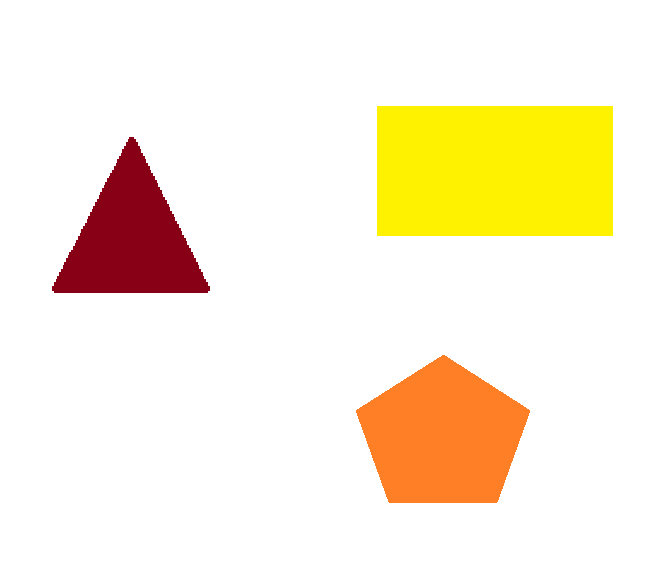
#> input picture data/images/shapes2.png, 672 x 562 px
$ jupyter execute Area_moments.ipynb
#> lines starting #> are read from the running program, lines starting #| are printed output that depends on the picture; after the words box and inside, x2 and y2 are one past the last pixel; in counts of white or black regions, pixels touching at a corner belong together
[cell 1]
import numpy as np
import cv2
import matplotlib.pyplot as plt

[cell 2]
img = cv2.imread('../data/images/shapes2.png')
#> img is the input picture: shape (562, 672, 3); mean B, G, R 215.9, 239, 250.9

# Grayscale our image
gray = cv2.cvtColor(img,cv2.COLOR_BGR2GRAY)

# Binarize image
_, binary_image = cv2.threshold(gray, 245, 255, cv2.THRESH_BINARY_INV)
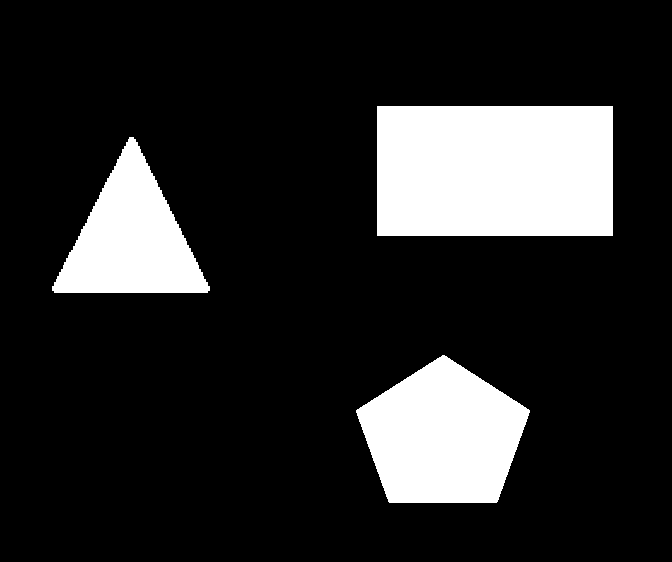
#> binary_image: shape (562, 672); 16.4% white; 3 white regions

# Find contours
contours, hierarchy = cv2.findContours(binary_image, cv2.RETR_EXTERNAL, cv2.CHAIN_APPROX_NONE)
#> contours = 3 contours; box (x1, y1, x2, y2) and area: (377, 106, 613, 236) 30315, (356, 355, 530, 503) 17775, (52, 137, 210, 293) 12794

for c in contours:
    M = cv2.moments(c)
    cx = int(M['m10'] / M['m00'])
    cy = int(M['m01'] / M['m00'])
    cv2.circle(img, (cx, cy), 5, (255,0,0), -1)
#> this loop made 3 passes
#> (cx, cy) on passes 1 to 3: (442, 435), (130, 239), (494, 170)
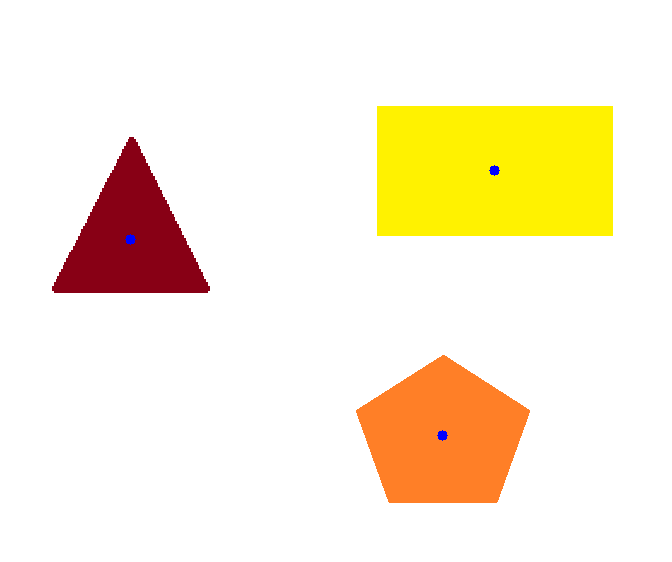
#> img: shape (562, 672, 3); 0.06% of pixels changed, all inside (x1, y1, x2, y2) = (125, 165, 500, 441)

plt.imshow(img[...,::-1])

[cell 3]
def get_contour_areas(contours):
    """returns the areas of all contours as list"""
    all_areas = []
    for cnt in contours:
        area = cv2.contourArea(cnt)
        all_areas.append(area)
    return all_areas


# Load our image
image = cv2.imread('../data/images/shapes2.png')

# Grayscale our image
gray = cv2.cvtColor(image,cv2.COLOR_BGR2GRAY)

# Binarize image
_, binary_image = cv2.threshold(gray, 245, 255, cv2.THRESH_BINARY_INV)

# Find contours and print how many were found
contours, hierarchy = cv2.findContours(binary_image, cv2.RETR_EXTERNAL, cv2.CHAIN_APPROX_NONE)

# Sort contours large to small by area
sorted_contours = sorted(contours, key=cv2.contourArea, reverse=True)
#> sorted_contours has the same summary as contours

print("Sorted contor Areas")
print(get_contour_areas(sorted_contours))
#> the loop in get_contour_areas, `for cnt in contours:` made 3 passes
#> area on passes 1 to 3: 30315, 17775, 12794.5
#> after the loop in get_contour_areas, `for cnt in contours:`: all_areas = [30315, 17775, 12794.5]
#| [30315.0, 17775.0, 12794.5]

# Iterate over our contours and draw one at a time
for (i,c) in enumerate(sorted_contours):
    M = cv2.moments(c)
    cx = int(M['m10'] / M['m00'])
    cy = int(M['m01'] / M['m00'])
    cv2.putText(image, str(i+1), (cx, cy), cv2.FONT_HERSHEY_SIMPLEX, 2, (0, 255, 0), 3)
    cv2.drawContours(image, [c], -1, (255,0,0), 3)
#> this loop made 3 passes
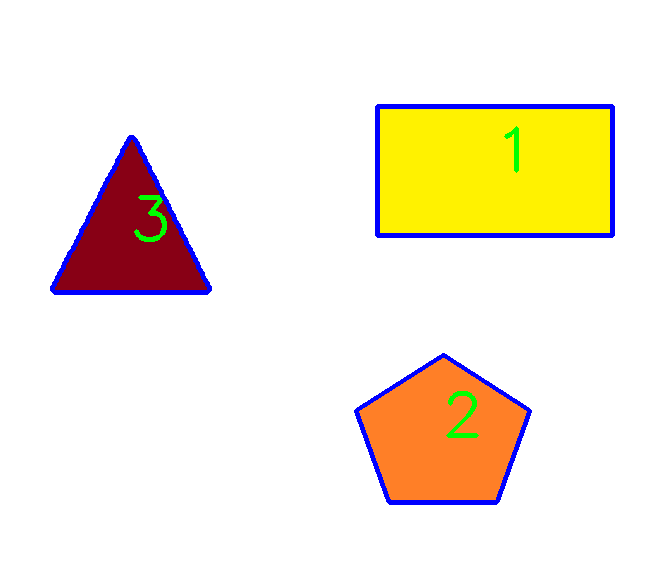
#> image: shape (562, 672, 3); 2.56% of pixels changed, all inside (x1, y1, x2, y2) = (50, 104, 615, 505)

plt.imshow(image[...,::-1])

[cell 4]
import cv2
import numpy as np

# Function we'll use to display contour area

def get_contour_areas(contours):
    """returns the areas of all contours as list"""
    all_areas = []
    for cnt in contours:
        area = cv2.contourArea(cnt)
        all_areas.append(area)
    return all_areas

# Load our image
input_image = cv2.imread('../data/images/balloon.png')
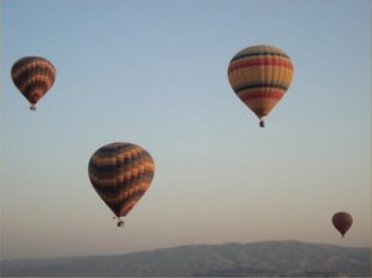
#> input picture data/images/balloon.png, 372 x 278 px
#> input_image is the input picture: shape (278, 372, 3); mean B, G, R 157, 154.6, 149.1

# convert image to grayscale
gray_image = cv2.cvtColor(input_image, cv2.COLOR_BGR2GRAY)
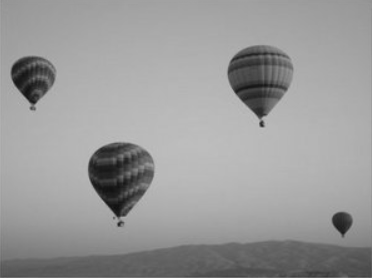
#> gray_image: shape (278, 372); min 14, max 191, mean 153.2

# invert black and white
_, binary_image = cv2.threshold(gray_image,127,255,cv2.THRESH_BINARY_INV)
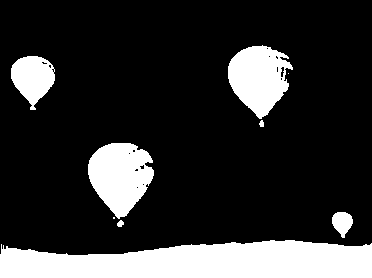
#> binary_image: shape (278, 372); 19.3% white; 9 white regions (2 under 20 px), largest, box (x1, y1, x2, y2) and area: (0, 240, 372, 278) 11442, (88, 143, 154, 219) 3432, (228, 45, 293, 119) 3140


# Let's define our kernel size
kernel = cv2.getStructuringElement(cv2.MORPH_ELLIPSE, (5, 5), (2, 2))
#> kernel = [[0, 0, 1, 0, 0], [1, 1, 1, 1, 1], [1, 1, 1, 1, 1], [1, 1, 1, 1, 1], [0, 0, 1, 0, 0]]
closing = cv2.morphologyEx(binary_image, cv2.MORPH_CLOSE, kernel)
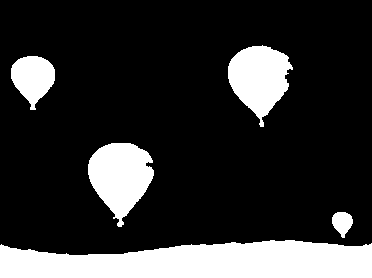
#> closing: shape (278, 372); 19.5% white; 5 white regions

# Find contours and print how many were found
contours, hierarchy = cv2.findContours(closing, cv2.RETR_EXTERNAL, cv2.CHAIN_APPROX_NONE)
#> contours = 5 contours; box (x1, y1, x2, y2) and area: (0, 240, 372, 278) 11060, (88, 143, 154, 227) 3408, (228, 45, 293, 127) 3134, (11, 56, 55, 110) 1492, (332, 212, 353, 238) 338

# Sort contours large to small by area
sorted_contours = sorted(contours, key=cv2.contourArea, reverse=True)
#> sorted_contours has the same summary as contours

print("Sorted contor Areas")
print(get_contour_areas(sorted_contours))
#> the loop in get_contour_areas, `for cnt in contours:` made 5 passes
#> area on passes 1 to 5: 11060, 3408.5, 3133.5, 1491.5, 337.5
#> after the loop in get_contour_areas, `for cnt in contours:`: all_areas = [11060, 3408.5, 3133.5, 1491.5, 337.5]
#| [11060.0, 3408.5, 3133.5, 1491.5, 337.5]

# Iterate over our contours and draw one at a time
for (i,c) in enumerate(sorted_contours):
    M = cv2.moments(c)
    cx = int(M['m10'] / M['m00'])
    cy = int(M['m01'] / M['m00'])
    cv2.putText(input_image, str(i+1), (cx, cy), cv2.FONT_HERSHEY_SIMPLEX, 2, (0, 255, 0), 3)
    cv2.drawContours(input_image, [c], -1, (255,0,0), 3)
#> this loop made 5 passes
#> (cx, cy) on passes 1 to 5: (198, 261), (120, 175), (258, 77), (32, 77), (341, 222)
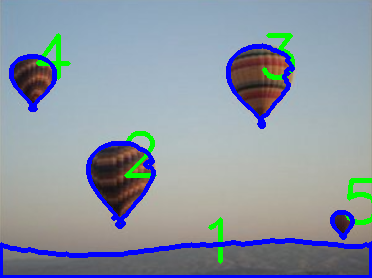
#> input_image: shape (278, 372, 3); 7.83% of pixels changed, all inside (x1, y1, x2, y2) = (0, 33, 372, 278)

plt.imshow(input_image[...,::-1])

[cell 5]
# Functions we'll use for sorting by position
def x_cord_contour(contours):
    """Returns the X cordinate for the contour centroid"""
    if cv2.contourArea(contours) > 10:
        M = cv2.moments(contours)
        return (int(M['m10']/M['m00']))
    else:
        pass

def label_contour_center(image, c):
    """Places a red circle on the centers of contours"""
    M = cv2.moments(c)
    cx = int(M['m10'] / M['m00'])
    cy = int(M['m01'] / M['m00'])

    # Draw the countour number on the image
    cv2.circle(image,(cx,cy), 10, (0,0,255), -1)
    return image

# Load our image
image = cv2.imread('../data/images/shapes2.png')

# Grayscale our image
gray = cv2.cvtColor(image,cv2.COLOR_BGR2GRAY)

# Binarize image
_, binary_image = cv2.threshold(gray, 245, 255, cv2.THRESH_BINARY_INV)

# Find contours and print how many were found
contours, hierarchy = cv2.findContours(binary_image, cv2.RETR_EXTERNAL, cv2.CHAIN_APPROX_NONE)
#> contours = 3 contours; box (x1, y1, x2, y2) and area: (377, 106, 613, 236) 30315, (356, 355, 530, 503) 17775, (52, 137, 210, 293) 12794


# Computer Center of Mass or centroids and draw them on our image
for (i, c) in enumerate(contours):
    orig = label_contour_center(image, c)
#> this loop made 3 passes
#> pass 3, `orig = label_contour_center(image, c)`:
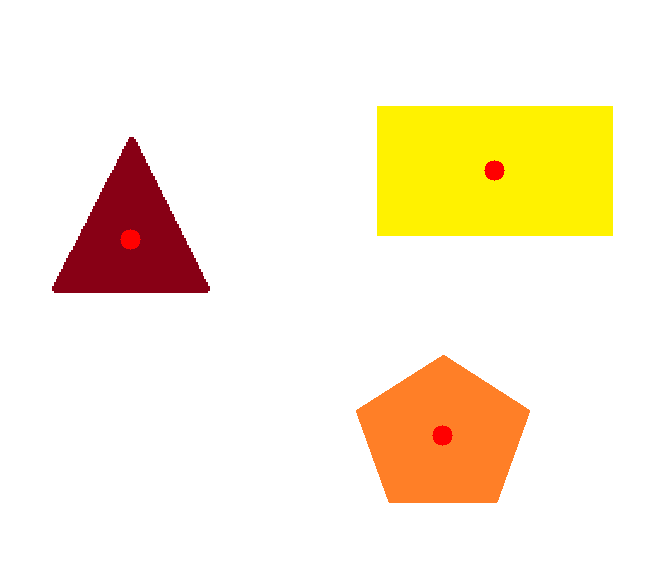
#> orig: shape (562, 672, 3); mean B, G, R 215.8, 238.7, 251

#Sort by left to right using our x_cord_contour function
contours_left_to_right = sorted(contours, key = x_cord_contour, reverse = False)
#> in x_cord_contour, `M = cv2.moments(contours)`: M = moments, m00 17775, centre m10/m00, m01/m00 = (442.6, 435.9)
#> contours_left_to_right has the same summary as contours

# Labeling Contours left to right
for (i,c)  in enumerate(contours_left_to_right):
    cv2.drawContours(image, [c], -1, (0,0,255), 3)
    M = cv2.moments(c)
    cx = int(M['m10'] / M['m00'])
    cy = int(M['m01'] / M['m00'])
    cv2.putText(image, str(i+1), (cx, cy), cv2.FONT_HERSHEY_SIMPLEX, 2, (0, 255, 0), 3)
#> this loop made 3 passes
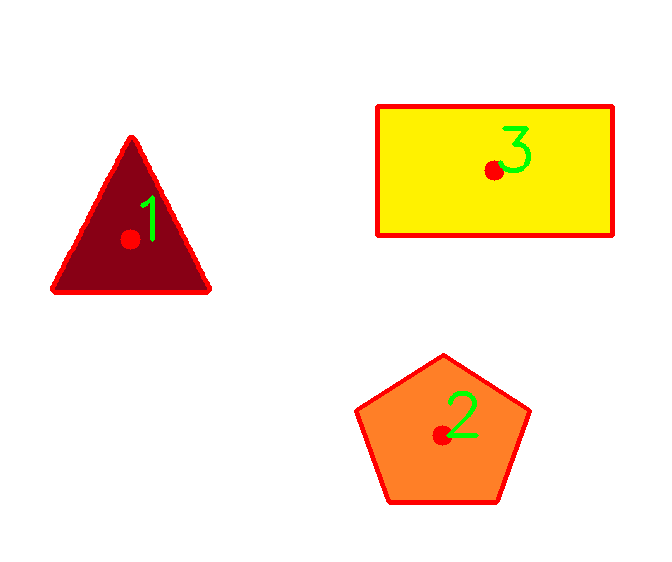
#> image: shape (562, 672, 3); 2.56% of pixels changed, all inside (x1, y1, x2, y2) = (50, 104, 615, 505)

plt.imshow(image[...,::-1])
